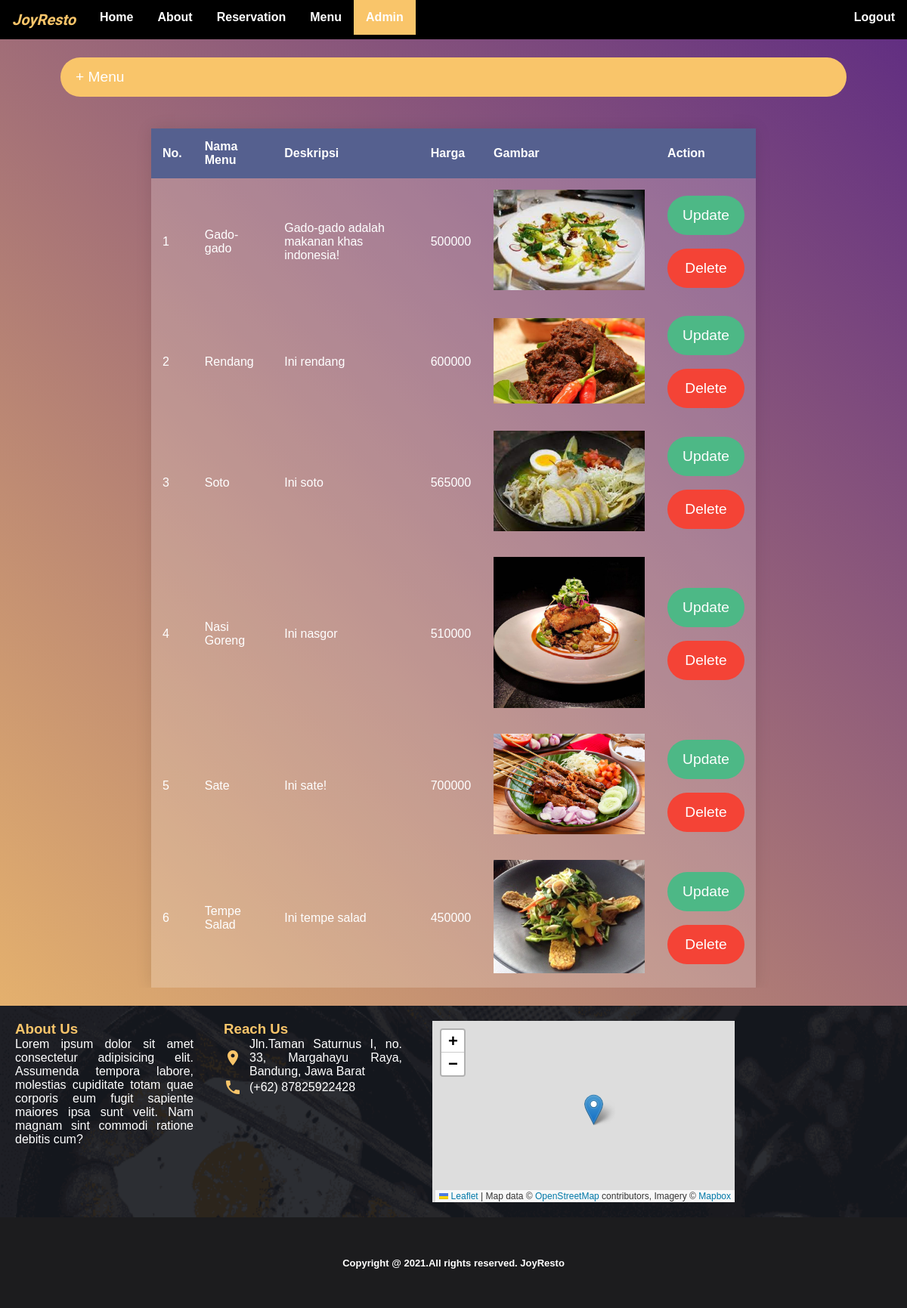
Page /menu.php (signed in) on the committed database.
### tables this page shows
CREATE TABLE `menu` (
  `id_menu` int NOT NULL AUTO_INCREMENT,
  `nama` varchar(30) NOT NULL,
  `deskripsi` longtext NOT NULL,
  `harga` int NOT NULL,
  `gambar` varchar(30) NOT NULL,
  PRIMARY KEY (`id_menu`)
);

### menu.php (the view, shortened to what this page needs)
<?php
    include 'config.php';
    $sql = "SELECT * FROM menu";
    $result = mysqli_query($link, $sql);
?>
<!DOCTYPE html>
<html lang="en">
<?php  include 'head.php'; ?>
<link rel="stylesheet" href="menu.css">
<body>
    <?php  include 'navbar.php'; ?>
    <div class="transparan" style="overflow-x:auto;">
        <a href="add_menu.php" id="link-id"><button id="add-btn">+ Menu</button></a>
        <br>
        <table>
        <thead>
            <tr>
                <th>No.</th>
                <th>Nama Menu</th>
                <th>Deskripsi</th>
                <th>Harga</th>
                <th>Gambar</th>
                <th>Action</th>
            </tr>
        </thead>
        <tbody>
            <?php while ($row = mysqli_fetch_array($result)){ ?>
            <tr>
                <td><?php echo $row['id_menu']; ?></td>
                <td><?php echo $row['nama']; ?></td>
                <td><?php echo $row['deskripsi']; ?></td>
                <td><?php echo $row["harga"]; ?></td>
                <td><img src="img/<?php echo $row['gambar']; ?>" alt="" srcset=""></td>
                <td>
                    <a href="crud_menu_edit.php?edit=<?php echo $row['id_menu']; ?>"><button class="update">Update</button></a>
                    <br>
                    <a href="delete.php?id=<?php echo $row['id_menu']; ?>"><button class="delete">Delete</button></a>
                </td>
            </tr>
            <?php } ?>
        </tbody>
        </table>
    </div>
    <?php  include 'footer.php'; ?>
</body>
</html>

### head.php (shortened to what this page needs)
<head>
    <link rel="stylesheet" href="style.css">
    <link rel="stylesheet" href="https://unpkg.com/leaflet@1.7.1/dist/leaflet.css" />
    <link rel="stylesheet" href="https://cdnjs.cloudflare.com/ajax/libs/font-awesome/4.7.0/css/font-awesome.min.css">
</head>

### navbar.php (shortened to what this page needs)
<div class="navbar" id="nav">
        <a href="index.php" id="logo"><span><i style="font-family: Italianno; font-size: 20px;">JoyResto</i></span></a>
        <a href="index.php#home">Home</a>
        <a href="index.php#about">About</a>
        <a href="index.php#reservation">Reservation</a>
        <a href="index.php#menu">Menu</a>
        <?php
            if(isset($_SESSION["loggedin"]) && $_SESSION["loggedin"] === true){
        ?>
            <a href="admin.php" style="background-color: #F9C56A;">Admin</a>
            <a href="logout.php" class="login">Logout</a>
        <?php } else { ?>
            <a href="login.php" class="login">Login</a>
        <?php } ?>
</div>

### footer.php (shortened to what this page needs)
<footer>
    <div class="row" id="footer-content">
        <div class="col">
            <h3>About Us</h3>
            <p>Lorem ipsum dolor sit amet consectetur adipisicing elit. Assumenda tempora labore, molestias cupiditate totam quae corporis eum fugit sapiente maiores ipsa sunt velit. Nam magnam sint commodi ratione debitis cum?</p>
        </div>
        <div class="col">
            <h3>Reach Us</h3>
            <div class="reach-content1">
                <span class="material-icons">
                </span>
                <p>Jln.Taman Saturnus I, no. 33, Margahayu Raya, Bandung, Jawa Barat</p>
            </div>
            <div class="reach-content1">
                <span class="material-icons">
                </span>
                <p>(+62) 87825922428</p>
            </div>
        </div>
        <div class="col" id="col-map">
            <div id="map"></div>
        </div>
    </div>
    <div class="footer-bar">
        <p>Copyright @ 2021.All rights reserved. JoyResto</p>
    </div>
</footer>

### style.css (style rules this page uses)
html { overflow: hidden; scroll-behavior: smooth; }
body { margin: 0; height: 100vh; perspective: 1px; transform-style: preserve-3d; overflow-x:hidden; overflow-y:auto; font-family: Baskerville, "Baskerville Old Face", "Hoefler Text", Garamond, "Times New Roman", serif; }
.navbar { overflow: hidden; background-color: black; font-family: Quicksand, sans-serif; font-weight: bold; position: -webkit-sticky; position: sticky; top: 0; z-index: 10; }
.navbar .login { float: right; }
.navbar a { float: left; display: block; color: #FFF; text-align: center; padding: 14px 16px; text-decoration: none; }
.navbar #logo { color: #F9C56A; }
.row .col { padding: 20px 20px; top: 50%; left: 50%; }
.row { font-family: 'Josefin Sans', sans-serif; }
.footer-bar { background-color: #1C1C1E; height: 15vh; width: 100%; display: flex; align-items: center; justify-content: center; color: white; font-family: 'Josefin Sans', sans-serif; font-weight: 700; font-size: small; }
#footer-content { display: none; }
#footer-content h3 { color: #F9C56A; }
.reach-content1 { display: flex; align-items: center; }
.reach-content1 .material-icons { padding-right: 10px; color: #F9C56A; }
#map { height: 240px; width: 400px; }
@media (min-width: 620px) { .col { float: left; width: 26vw; } }
@media (min-width: 620px) { .row:after { content: ""; display: table; clear: both; } }
@media (min-width: 1011px) { #footer-content { background: black url('assets/food8.png') no-repeat; background-size: 100% 100%; color: white; text-align: justify; display: flex; } }
@media (min-width: 1011px) { .col { width: 23vw; } }

### menu.css (style rules this page uses)
html, body { height: 100%; }
* { margin: 0; padding: 0; box-sizing: border-box; font-family: 'Quicksand', sans-serif; }
body { margin: 0; background: linear-gradient(45deg,#f9c56a,#5f2c82); font-family: sans-serif; font-weight: 100; }
.transparan { width: 100%; min-height: 100vh; display: flex; flex-direction: column; align-items: center; margin-bottom: 2%; }
table { width: 800px; border-collapse: collapse; overflow: hidden; box-shadow: 0 0 20px rgba(0,0,0,0.1); }
th, td { padding: 15px; background-color: rgba(255,255,255,0.2); color: #fff; }
th { text-align: left; }
td img { max-width: 200px; max-height: 200px; }
thead th { background-color: #55608f; }
tbody td { position: relative; }
button { display: block; width: 100%; padding: 15px 20px; text-align: center; border: none; background: #f9c56a; outline: none; border-radius: 30px; font-size: 1.2rem; color: #FFF; cursor: pointer; transition: .3s; }
a { text-decoration: none; color: #FFF; }
#link-id { margin: 2%; max-width: 100%; width: 130vh; }
#add-btn { text-align: left; }
.update { background-color: #4DB886; }
.delete { background-color: #f44336; }

### rows in the picture
menu: id_menu "1", nama "Gado-gado", deskripsi "Gado-gado adalah makanan khas indonesia!", harga "500000", gambar (picture)
menu: id_menu "2", nama "Rendang", deskripsi "Ini rendang", harga "600000", gambar (picture)
menu: id_menu "3", nama "Soto", deskripsi "Ini soto", harga "565000", gambar (picture)
menu: id_menu "4", nama "Nasi Goreng", deskripsi "Ini nasgor", harga "510000", gambar (picture)
menu: id_menu "5", nama "Sate", deskripsi "Ini sate!", harga "700000", gambar (picture)
menu: id_menu "6", nama "Tempe Salad", deskripsi "Ini tempe salad", harga "450000", gambar (picture)
